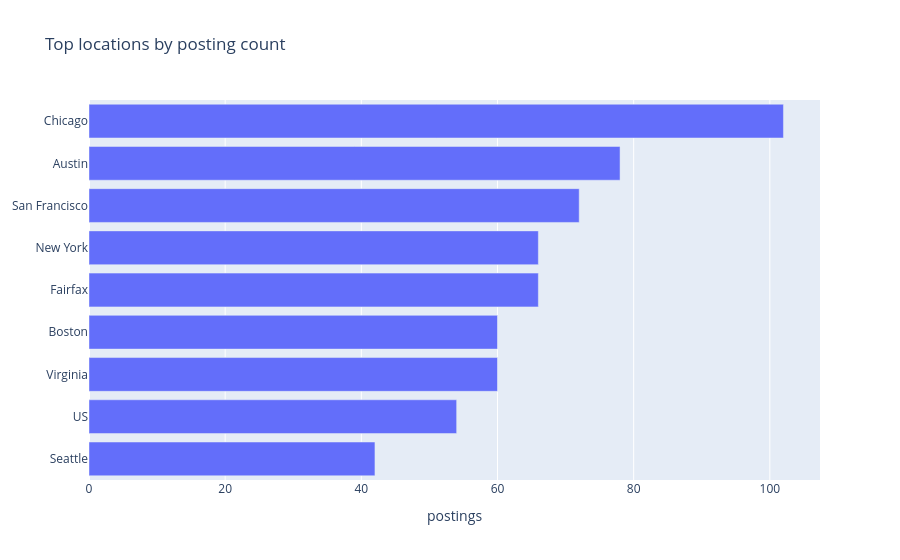

Notebook code cell kept with this figure:
### Markdown cell above
## Section 4 — Geography

Where is the demand? Phase 1's remote signal is deliberately crude (the word "remote" in title/location display name), so treat the remote fraction as a **floor**, not an estimate.

### Code cell
top_locations = q("""
    select
        coalesce(l.city, l.state, l.country, '(unknown)') as location,
        count(*) as postings
    from jobs j
    left join locations l on l.id = j.location_id
    group by 1
    order by postings desc
    limit 15
""")
fig = px.bar(
    top_locations.sort_values("postings"),
    x="postings",
    y="location",
    orientation="h",
    title="Top locations by posting count",
)
fig.update_layout(yaxis_title=None)
fig.show()

### Figure 1 — Plotly figure (JSON) as saved in the notebook; plotly's stock layout.template omitted (floating-point values rounded to 4 significant figures)
{"data": [{"hovertemplate": "postings=%{x}<br>location=%{y}<extra></extra>", "legendgroup": "", "marker": {"color": "#636efa", "pattern": {"shape": ""}}, "name": "", "orientation": "h", "showlegend": false, "textposition": "auto", "type": "bar", "x": [42, 54, 60, 60, 66, 66, 72, 78, 102], "xaxis": "x", "y": ["Seattle", "US", "Virginia", "Boston", "Fairfax", "New York", "San Francisco", "Austin", "Chicago"], "yaxis": "y"}], "layout": {"barmode": "relative", "legend": {"tracegroupgap": 0}, "title": {"text": "Top locations by posting count"}, "xaxis": {"anchor": "y", "domain": [0.0, 1.0], "title": {"text": "postings"}}, "yaxis": {"anchor": "x", "domain": [0.0, 1.0], "title": {}}}}
